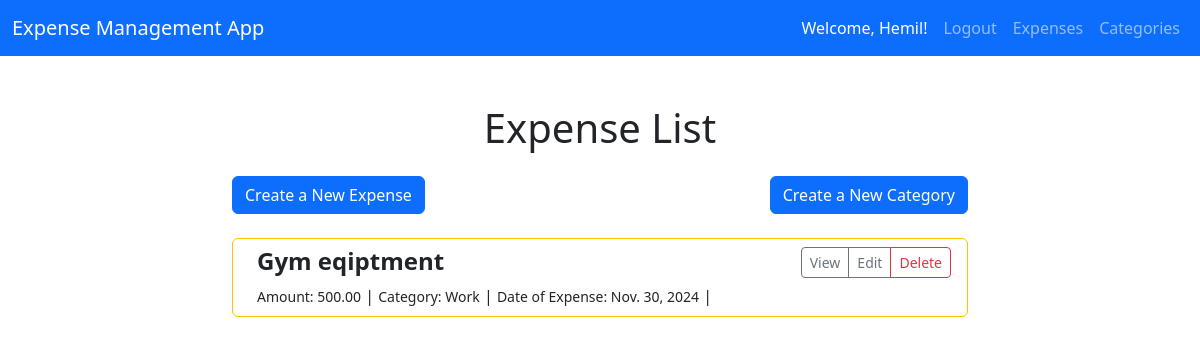
The app's page / (signed in), older data.
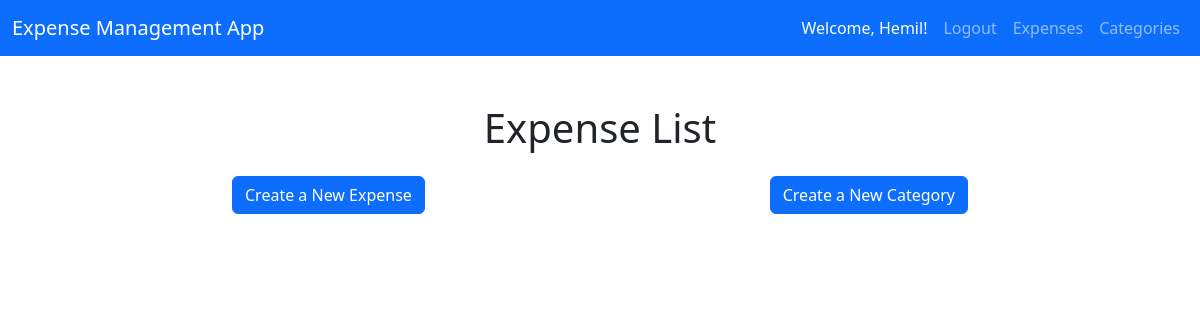
The same page, newer data.
### expenses/models.py (models this page shows, shortened)
class Expense(models.Model):
    title = models.CharField(max_length=100)
    amount = models.DecimalField(max_digits=10, decimal_places=2)
    date_of_expense = models.DateField()
    category = models.ForeignKey(Category,on_delete=models.CASCADE,null=True,blank=True)

class Category(models.Model):
    name = models.CharField(max_length=100,unique=True)
    description = models.TextField(blank=True,null=True)
    def __str__(self):
        return self.name

### expenses/views.py (the view)
# urls.py: path("",views.expense_list,name="expense_list"),
@login_required
def expense_list(request):
    expenses = Expense.objects.all()
    return render(request,"expenses/expense_list.html",{"expenses":expenses})

### expenses/templates/expenses/expense_list.html (shortened to what this page needs)
{% extends "expenses/base.html" %}
{% block content %}
    <h1 class="text-center mb-4">Expense List</h1>
    <div class="d-flex justify-content-between mb-4">
        <a href="{% url 'expense_create' %}" class="btn btn-primary">Create a New Expense</a>
        <a href="{% url 'category_create' %}" class="btn btn-primary">Create a New Category</a>
    </div>
    <ul class="list-group">
        {% for expense in expenses %}
            <li class="list-group-item d-flex justify-content-between align-items-start {% if expense.completed %}border border-success text-black{% else %}border border-warning{% endif %}">
                <div class="ms-2 me-auto">
                    <h4>
                        <div class="fw-bold">{{ expense.title }}</div>
                    </h4>
                    <small>Amount: {{ expense.amount }}</small> |
                    <small>Category: {{ expense.category }}</small> |
                    <small>Date of Expense: {{expense.date_of_expense}}</small> |
                </div>
                <div class="btn-group ms-3">
                    <a href="{% url 'expense_detail' expense.pk %}"
                       class="btn btn-sm btn-outline-secondary">View</a>
                    <a href="{% url 'expense_update' expense.pk %}"
                       class="btn btn-sm btn-outline-secondary">Edit</a>
                    <a href="{% url 'expense_delete' expense.pk %}"
                       class="btn btn-sm btn-outline-danger">Delete</a>
                </div>
            </li>
        {% endfor %}
    </ul>
{% endblock  %}

### expenses/templates/expenses/base.html (shortened to what this page needs)
<!DOCTYPE html>
<html lang="en">
  <head>
    {% load static %}
    <link
      href="https://cdn.jsdelivr.net/npm/bootstrap@5.3.3/dist/css/bootstrap.min.css"
      rel="stylesheet"
    />
  </head>
  <body>
    <nav class="navbar navbar-expand-lg navbar-dark bg-primary d-flex">
      <div class="container-fluid">
        <div>
          <a class="navbar-brand" href="{% url 'expense_list' %}"
            >Expense Management App</a
          >
        </div>
        <div class="collapse navbar-collapse" id="navbarNavAltMarkup">
          <div class="navbar-nav ms-auto">
            {% if user.is_authenticated %}
            <a class="nav-link active" aria-current="page"
              >Welcome, {{ user.username }}!</a
            >
            <a class="nav-link" href="{% url 'logout' %}">Logout</a>
            <a class="nav-link" href="{% url 'expense_list' %}">Expenses</a>
            <a class="nav-link" href="{% url 'category_list' %}">Categories</a>
            {% else %}
            <a class="nav-link" href="{% url 'login' %}">Login</a>
            <a class="nav-link" href="{% url 'register' %}">Sign Up</a>
            {% endif %}
          </div>
        </div>
      </div>
    </nav>
    <div
      class="toast-container position-fixed top-0 end-0 p-3"
      style="color: black; z-index: 11"
    >
    </div>
    <div class="container py-5">
      <div class="row justify-content-center">
        <div class="col-md-8">
          {% block content %}{%endblock %}
        </div>
      </div>
    </div>
  </body>
</html>

Row changes from the older to the newer data that the page shows:
removed Expense: title "Gym eqiptment", amount "500.00", category "Work", date_of_expense "Nov. 30, 2024"
